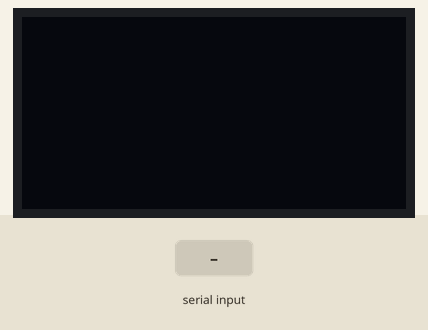
Bench run of a sketch on a simulated Arduino Uno, built with avr-gcc and run on an emulated ATmega328P. Shown: 128×64 one-colour display. Inputs (shaded band) come from the test bench.

Above: at 1.2 s.
1.3 s: "A90\n" received over Serial
At 2.4 s:
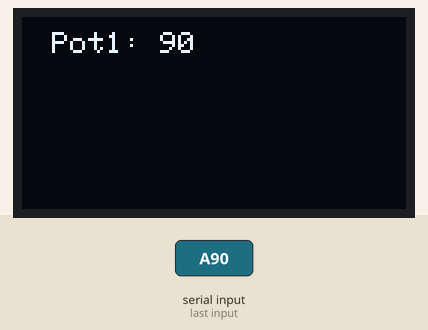
2.8 s: "A,45\n" received over Serial
At 3.6 s:
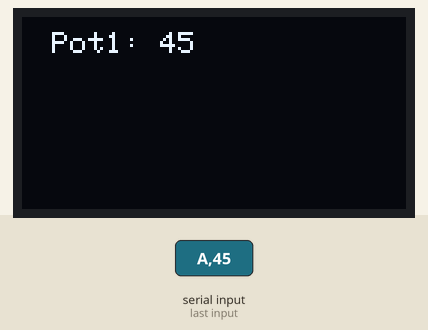
Timing chart, 0 to 5.8 s (numbered marks = the images above; inputs shaded):
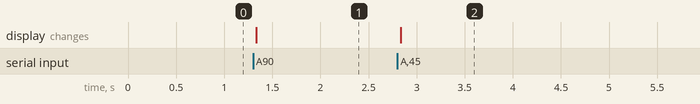

Measured:
- after the input at 1.3 s, the display: changes at once (image 1)
- after the input at 2.8 s, the display: changes at once (image 2)

The sketch:

serial_led.ino
```cpp
#include <Adafruit_SSD1306.h>

#define SCREEN_ADDRESS 0x3C

Adafruit_SSD1306 oled(128, 64);

char dado;
int valor;
int valorPot1;
int valorPot2;

void setup() {
  Serial.begin(9600);				   //Inicialica a comunicação serial

  // configuração do display oled
  oled.begin(SSD1306_SWITCHCAPVCC, SCREEN_ADDRESS);
  oled.clearDisplay();
  oled.setTextSize(1);
  oled.setTextColor(SSD1306_WHITE);
}

void loop() {

  if(Serial.available() > 0){		// Se tem alguma coisa no buffer da serial
    dado = Serial.read();

    if(dado == 'A'){
      valor = Serial.parseInt();
      oled.setCursor(10, 5);
      oled.setTextColor(BLACK);
      oled.println(String("Pot1: ") + valorPot1);
      oled.setCursor(10, 5);
      oled.setTextColor(SSD1306_WHITE);
      oled.println(String("Pot1: ") + valor);
      valorPot1 = valor;
      oled.display();
    }//end if dado == 'A'

    if(dado == 'B'){
      valor = Serial.parseInt();
      oled.setCursor(10, 15);
      oled.setTextColor(BLACK);
      oled.println(String("Pot2: ") + valorPot2);
	  oled.setCursor(10, 15);
      oled.setTextColor(SSD1306_WHITE);
      oled.println(String("Pot2: ") + valor);
      valorPot2 = valor;
      oled.display();
    }//end if dado == 'B'

  }//end if Serial.available

}//end loop
```
